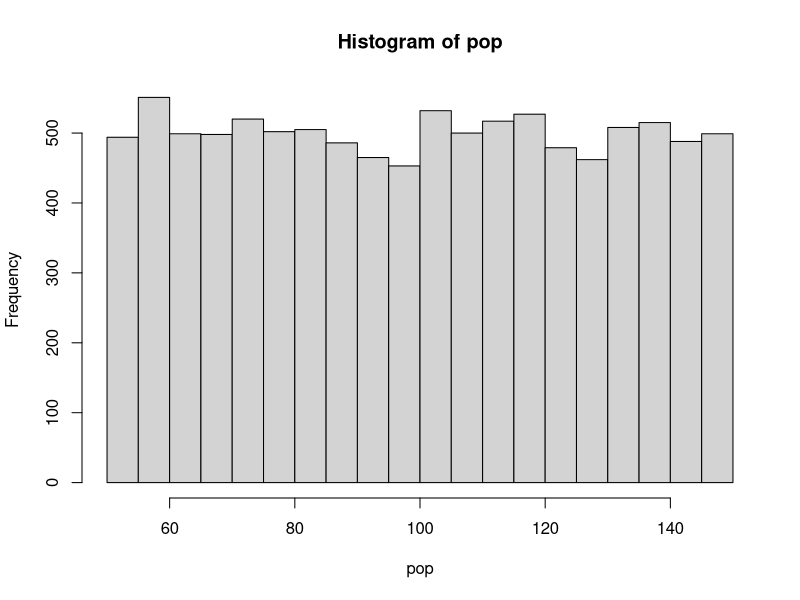
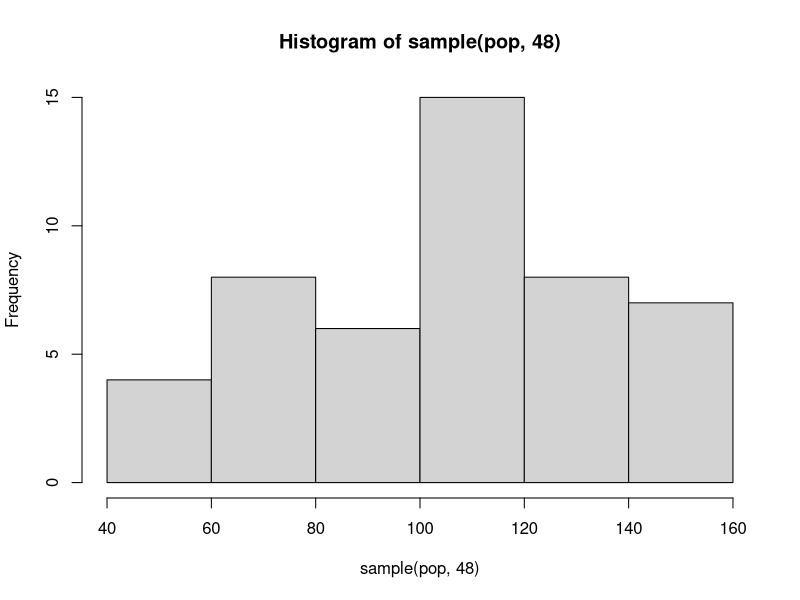
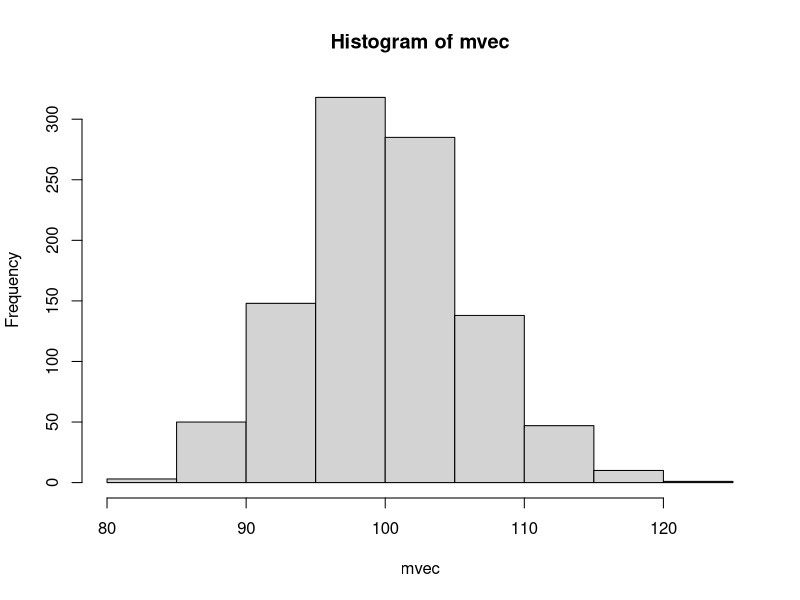

R code for these plots, in order:
pop <- runif(n = 10000,50, 150)
hist(pop)
mean(pop)

mean(sample(pop,48))

hist(sample(pop,48))

mvec <- replicate(1000,mean(sample(pop,24)))
hist(mvec)
